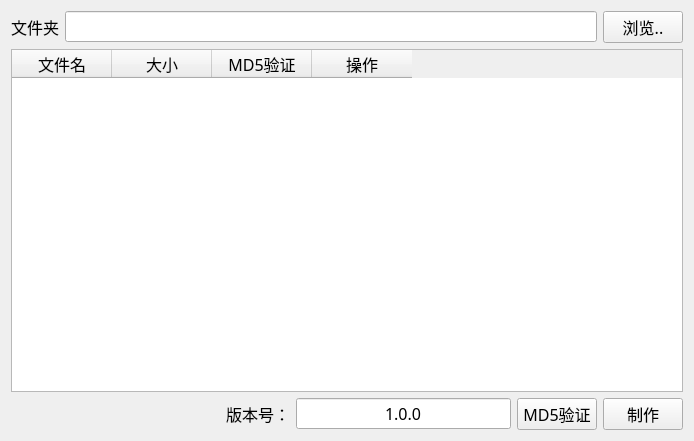
<?xml version="1.0" encoding="UTF-8"?>
<ui version="4.0">
 <class>MakeList</class>
 <widget class="QWidget" name="MakeList">
  <property name="geometry">
   <rect>
    <x>0</x>
    <y>0</y>
    <width>694</width>
    <height>441</height>
   </rect>
  </property>
  <property name="windowTitle">
   <string>Form</string>
  </property>
  <layout class="QVBoxLayout" name="verticalLayout">
   <item>
    <layout class="QHBoxLayout" name="horizontalLayout">
     <item>
      <widget class="QLabel" name="label">
       <property name="font">
        <font>
         <family>微软雅黑</family>
         <pointsize>12</pointsize>
        </font>
       </property>
       <property name="text">
        <string>文件夹</string>
       </property>
      </widget>
     </item>
     <item>
      <widget class="QLineEdit" name="lineEditDir">
       <property name="font">
        <font>
         <family>微软雅黑</family>
         <pointsize>12</pointsize>
        </font>
       </property>
      </widget>
     </item>
     <item>
      <widget class="QPushButton" name="pushButtonBrowse">
       <property name="font">
        <font>
         <family>微软雅黑</family>
         <pointsize>12</pointsize>
        </font>
       </property>
       <property name="text">
        <string>浏览..</string>
       </property>
      </widget>
     </item>
    </layout>
   </item>
   <item>
    <widget class="QTableWidget" name="tableWidget">
     <property name="font">
      <font>
       <family>微软雅黑</family>
       <pointsize>12</pointsize>
      </font>
     </property>
     <column>
      <property name="text">
       <string>文件名</string>
      </property>
      <property name="textAlignment">
       <set>AlignHCenter|AlignVCenter|AlignCenter</set>
      </property>
     </column>
     <column>
      <property name="text">
       <string>大小</string>
      </property>
      <property name="textAlignment">
       <set>AlignHCenter|AlignVCenter|AlignCenter</set>
      </property>
     </column>
     <column>
      <property name="text">
       <string>MD5验证</string>
      </property>
      <property name="textAlignment">
       <set>AlignHCenter|AlignVCenter|AlignCenter</set>
      </property>
     </column>
     <column>
      <property name="text">
       <string>操作</string>
      </property>
      <property name="textAlignment">
       <set>AlignHCenter|AlignVCenter|AlignCenter</set>
      </property>
     </column>
    </widget>
   </item>
   <item>
    <layout class="QHBoxLayout" name="horizontalLayout_2">
     <item>
      <spacer name="horizontalSpacer">
       <property name="orientation">
        <enum>Qt::Horizontal</enum>
       </property>
       <property name="sizeHint" stdset="0">
        <size>
         <width>40</width>
         <height>20</height>
        </size>
       </property>
      </spacer>
     </item>
     <item>
      <widget class="QLabel" name="label_2">
       <property name="font">
        <font>
         <family>微软雅黑</family>
         <pointsize>12</pointsize>
        </font>
       </property>
       <property name="text">
        <string>版本号：</string>
       </property>
      </widget>
     </item>
     <item>
      <widget class="QLineEdit" name="lineEditVersion">
       <property name="font">
        <font>
         <family>微软雅黑</family>
         <pointsize>12</pointsize>
        </font>
       </property>
       <property name="layoutDirection">
        <enum>Qt::LeftToRight</enum>
       </property>
       <property name="text">
        <string>1.0.0</string>
       </property>
       <property name="alignment">
        <set>Qt::AlignCenter</set>
       </property>
      </widget>
     </item>
     <item>
      <widget class="QPushButton" name="pushButtonMD5">
       <property name="font">
        <font>
         <family>微软雅黑</family>
         <pointsize>12</pointsize>
        </font>
       </property>
       <property name="text">
        <string>MD5验证</string>
       </property>
      </widget>
     </item>
     <item>
      <widget class="QPushButton" name="pushButtonMake">
       <property name="font">
        <font>
         <family>微软雅黑</family>
         <pointsize>12</pointsize>
        </font>
       </property>
       <property name="text">
        <string>制作</string>
       </property>
      </widget>
     </item>
    </layout>
   </item>
  </layout>
 </widget>
 <resources/>
 <connections/>
</ui>
